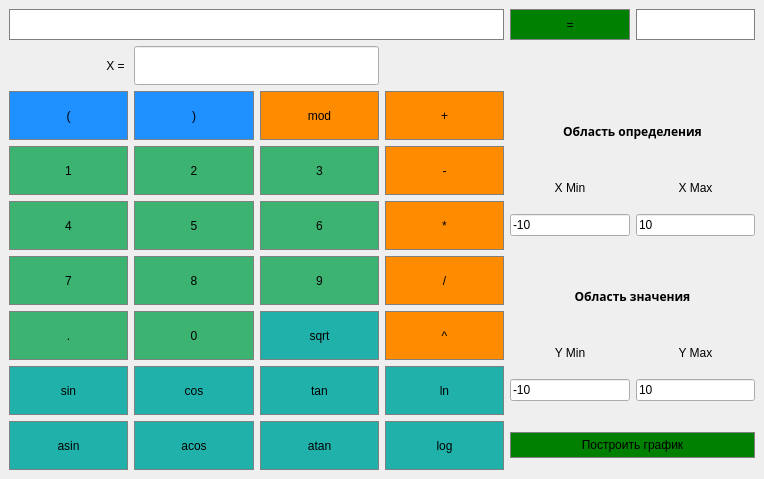
<?xml version="1.0" encoding="UTF-8"?>
<ui version="4.0">
 <class>Calculator</class>
 <widget class="QMainWindow" name="Calculator">
  <property name="geometry">
   <rect>
    <x>0</x>
    <y>0</y>
    <width>764</width>
    <height>479</height>
   </rect>
  </property>
  <property name="cursor">
   <cursorShape>PointingHandCursor</cursorShape>
  </property>
  <property name="windowTitle">
   <string>Calculator</string>
  </property>
  <widget class="QWidget" name="centralwidget">
   <layout class="QGridLayout" name="gridLayout">
    <item row="2" column="1">
     <widget class="QPushButton" name="ButtonSkobka2">
      <property name="sizePolicy">
       <sizepolicy hsizetype="Expanding" vsizetype="Expanding">
        <horstretch>0</horstretch>
        <verstretch>0</verstretch>
       </sizepolicy>
      </property>
      <property name="styleSheet">
       <string notr="true">QPushButton {
	background-color: #1E90FF;
	border: 1px solid gray;
	padding: 5px;
}

QPushButton:pressed {
	background-color: #0000FF;
	border: 1px solid gray;
	padding: 5px;
}</string>
      </property>
      <property name="text">
       <string>)</string>
      </property>
     </widget>
    </item>
    <item row="0" column="5">
     <widget class="QLabel" name="Answer">
      <property name="styleSheet">
       <string notr="true">QLabel {
	background-color: #ffffff;
	border: 1px solid gray;
	color: #191970;
}</string>
      </property>
      <property name="frameShape">
       <enum>QFrame::Box</enum>
      </property>
      <property name="text">
       <string/>
      </property>
     </widget>
    </item>
    <item row="2" column="2">
     <widget class="QPushButton" name="BMod">
      <property name="sizePolicy">
       <sizepolicy hsizetype="Expanding" vsizetype="Expanding">
        <horstretch>0</horstretch>
        <verstretch>0</verstretch>
       </sizepolicy>
      </property>
      <property name="styleSheet">
       <string notr="true">QPushButton {
	background-color: #FF8C00;
	border: 1px solid gray;
	padding: 5px;
}

QPushButton:pressed {
	background-color: #FF6347;
	border: 1px solid gray;
	padding: 5px;
}</string>
      </property>
      <property name="text">
       <string>mod</string>
      </property>
     </widget>
    </item>
    <item row="4" column="1">
     <widget class="QPushButton" name="Button5">
      <property name="sizePolicy">
       <sizepolicy hsizetype="Expanding" vsizetype="Expanding">
        <horstretch>0</horstretch>
        <verstretch>0</verstretch>
       </sizepolicy>
      </property>
      <property name="styleSheet">
       <string notr="true">QPushButton {
	background-color: #3CB371;
	border: 1px solid gray;
	padding: 5px;
}

QPushButton:pressed {
	background-color: #32CD32;
	border: 1px solid gray;
	padding: 5px;
}</string>
      </property>
      <property name="text">
       <string>5</string>
      </property>
     </widget>
    </item>
    <item row="5" column="1">
     <widget class="QPushButton" name="Button8">
      <property name="sizePolicy">
       <sizepolicy hsizetype="Expanding" vsizetype="Expanding">
        <horstretch>0</horstretch>
        <verstretch>0</verstretch>
       </sizepolicy>
      </property>
      <property name="styleSheet">
       <string notr="true">QPushButton {
	background-color: #3CB371;
	border: 1px solid gray;
	padding: 5px;
}

QPushButton:pressed {
	background-color: #32CD32;
	border: 1px solid gray;
	padding: 5px;
}</string>
      </property>
      <property name="text">
       <string>8</string>
      </property>
     </widget>
    </item>
    <item row="3" column="5">
     <widget class="QLabel" name="label_4">
      <property name="text">
       <string>X Max</string>
      </property>
      <property name="alignment">
       <set>Qt::AlignBottom|Qt::AlignHCenter</set>
      </property>
     </widget>
    </item>
    <item row="7" column="4">
     <widget class="QLineEdit" name="ymin">
      <property name="text">
       <string>-10</string>
      </property>
     </widget>
    </item>
    <item row="8" column="2">
     <widget class="QPushButton" name="BAtan">
      <property name="sizePolicy">
       <sizepolicy hsizetype="Expanding" vsizetype="Expanding">
        <horstretch>0</horstretch>
        <verstretch>0</verstretch>
       </sizepolicy>
      </property>
      <property name="styleSheet">
       <string notr="true">QPushButton {
	background-color: #20B2AA;
	border: 1px solid gray;
	padding: 5px;
}

QPushButton:pressed {
	background-color: #008B8B;
	border: 1px solid gray;
	padding: 5px;
}</string>
      </property>
      <property name="text">
       <string>atan</string>
      </property>
     </widget>
    </item>
    <item row="7" column="1">
     <widget class="QPushButton" name="BCos">
      <property name="sizePolicy">
       <sizepolicy hsizetype="Expanding" vsizetype="Expanding">
        <horstretch>0</horstretch>
        <verstretch>0</verstretch>
       </sizepolicy>
      </property>
      <property name="styleSheet">
       <string notr="true">QPushButton {
	background-color: #20B2AA;
	border: 1px solid gray;
	padding: 5px;
}

QPushButton:pressed {
	background-color: #008B8B;
	border: 1px solid gray;
	padding: 5px;
}</string>
      </property>
      <property name="text">
       <string>cos</string>
      </property>
     </widget>
    </item>
    <item row="4" column="5">
     <widget class="QLineEdit" name="xmax">
      <property name="text">
       <string>10</string>
      </property>
     </widget>
    </item>
    <item row="0" column="4">
     <widget class="QPushButton" name="ButtonEqual">
      <property name="sizePolicy">
       <sizepolicy hsizetype="Preferred" vsizetype="Preferred">
        <horstretch>0</horstretch>
        <verstretch>0</verstretch>
       </sizepolicy>
      </property>
      <property name="styleSheet">
       <string notr="true">QPushButton {
	background-color: #008000;
	border: 1px solid gray;
	padding: 5px;
}

QPushButton:pressed {
	background-color: #FFFF00;
	border: 1px solid gray;
	padding: 5px;
}</string>
      </property>
      <property name="text">
       <string>=</string>
      </property>
     </widget>
    </item>
    <item row="6" column="0">
     <widget class="QPushButton" name="ButtonDot">
      <property name="sizePolicy">
       <sizepolicy hsizetype="Expanding" vsizetype="Expanding">
        <horstretch>0</horstretch>
        <verstretch>0</verstretch>
       </sizepolicy>
      </property>
      <property name="styleSheet">
       <string notr="true">QPushButton {
	background-color: #3CB371;
	border: 1px solid gray;
	padding: 5px;
}

QPushButton:pressed {
	background-color: #32CD32;
	border: 1px solid gray;
	padding: 5px;
}</string>
      </property>
      <property name="text">
       <string>.</string>
      </property>
     </widget>
    </item>
    <item row="8" column="3">
     <widget class="QPushButton" name="BLog">
      <property name="sizePolicy">
       <sizepolicy hsizetype="Expanding" vsizetype="Expanding">
        <horstretch>0</horstretch>
        <verstretch>0</verstretch>
       </sizepolicy>
      </property>
      <property name="styleSheet">
       <string notr="true">QPushButton {
	background-color: #20B2AA;
	border: 1px solid gray;
	padding: 5px;
}

QPushButton:pressed {
	background-color: #008B8B;
	border: 1px solid gray;
	padding: 5px;
}</string>
      </property>
      <property name="text">
       <string>log</string>
      </property>
     </widget>
    </item>
    <item row="3" column="2">
     <widget class="QPushButton" name="Button3">
      <property name="sizePolicy">
       <sizepolicy hsizetype="Expanding" vsizetype="Expanding">
        <horstretch>0</horstretch>
        <verstretch>0</verstretch>
       </sizepolicy>
      </property>
      <property name="styleSheet">
       <string notr="true">QPushButton {
	background-color: #3CB371;
	border: 1px solid gray;
	padding: 5px;
}

QPushButton:pressed {
	background-color: #32CD32;
	border: 1px solid gray;
	padding: 5px;
}</string>
      </property>
      <property name="text">
       <string>3</string>
      </property>
     </widget>
    </item>
    <item row="5" column="3">
     <widget class="QPushButton" name="Division">
      <property name="sizePolicy">
       <sizepolicy hsizetype="Expanding" vsizetype="Expanding">
        <horstretch>0</horstretch>
        <verstretch>0</verstretch>
       </sizepolicy>
      </property>
      <property name="styleSheet">
       <string notr="true">QPushButton {
	background-color: #FF8C00;
	border: 1px solid gray;
	padding: 5px;
}

QPushButton:pressed {
	background-color: #FF6347;
	border: 1px solid gray;
	padding: 5px;
}</string>
      </property>
      <property name="text">
       <string>/</string>
      </property>
     </widget>
    </item>
    <item row="8" column="4" colspan="2">
     <widget class="QPushButton" name="ButtonGraph">
      <property name="styleSheet">
       <string notr="true">QPushButton {
	background-color: #008000;
	border: 1px solid gray;
	padding: 5px;
}

QPushButton:pressed {
	background-color: #FFFF00;
	border: 1px solid gray;
	padding: 5px;
}</string>
      </property>
      <property name="text">
       <string>Построить график</string>
      </property>
     </widget>
    </item>
    <item row="1" column="0">
     <widget class="QLabel" name="label">
      <property name="text">
       <string>X = </string>
      </property>
      <property name="alignment">
       <set>Qt::AlignRight|Qt::AlignTrailing|Qt::AlignVCenter</set>
      </property>
     </widget>
    </item>
    <item row="4" column="3">
     <widget class="QPushButton" name="Multi">
      <property name="sizePolicy">
       <sizepolicy hsizetype="Expanding" vsizetype="Expanding">
        <horstretch>0</horstretch>
        <verstretch>0</verstretch>
       </sizepolicy>
      </property>
      <property name="styleSheet">
       <string notr="true">QPushButton {
	background-color: #FF8C00;
	border: 1px solid gray;
	padding: 5px;
}

QPushButton:pressed {
	background-color: #FF6347;
	border: 1px solid gray;
	padding: 5px;
}</string>
      </property>
      <property name="text">
       <string>*</string>
      </property>
     </widget>
    </item>
    <item row="6" column="1">
     <widget class="QPushButton" name="Button0">
      <property name="sizePolicy">
       <sizepolicy hsizetype="Expanding" vsizetype="Expanding">
        <horstretch>0</horstretch>
        <verstretch>0</verstretch>
       </sizepolicy>
      </property>
      <property name="styleSheet">
       <string notr="true">QPushButton {
	background-color: #3CB371;
	border: 1px solid gray;
	padding: 5px;
}

QPushButton:pressed {
	background-color: #32CD32;
	border: 1px solid gray;
	padding: 5px;
}</string>
      </property>
      <property name="text">
       <string>0</string>
      </property>
     </widget>
    </item>
    <item row="2" column="0">
     <widget class="QPushButton" name="ButtonSkobka1">
      <property name="sizePolicy">
       <sizepolicy hsizetype="Expanding" vsizetype="Expanding">
        <horstretch>0</horstretch>
        <verstretch>0</verstretch>
       </sizepolicy>
      </property>
      <property name="styleSheet">
       <string notr="true">QPushButton {
	background-color: #1E90FF;
	border: 1px solid gray;
	padding: 5px;
}

QPushButton:pressed {
	background-color: #0000FF;
	border: 1px solid gray;
	padding: 5px;
}</string>
      </property>
      <property name="text">
       <string>(</string>
      </property>
     </widget>
    </item>
    <item row="2" column="3">
     <widget class="QPushButton" name="Plus">
      <property name="sizePolicy">
       <sizepolicy hsizetype="Expanding" vsizetype="Expanding">
        <horstretch>0</horstretch>
        <verstretch>0</verstretch>
       </sizepolicy>
      </property>
      <property name="styleSheet">
       <string notr="true">QPushButton {
	background-color: #FF8C00;
	border: 1px solid gray;
	padding: 5px;
}

QPushButton:pressed {
	background-color: #FF6347;
	border: 1px solid gray;
	padding: 5px;
}</string>
      </property>
      <property name="text">
       <string>+</string>
      </property>
     </widget>
    </item>
    <item row="7" column="5">
     <widget class="QLineEdit" name="ymax">
      <property name="text">
       <string>10</string>
      </property>
     </widget>
    </item>
    <item row="3" column="1">
     <widget class="QPushButton" name="Button2">
      <property name="sizePolicy">
       <sizepolicy hsizetype="Expanding" vsizetype="Expanding">
        <horstretch>0</horstretch>
        <verstretch>0</verstretch>
       </sizepolicy>
      </property>
      <property name="styleSheet">
       <string notr="true">QPushButton {
	background-color: #3CB371;
	border: 1px solid gray;
	padding: 5px;
}

QPushButton:pressed {
	background-color: #32CD32;
	border: 1px solid gray;
	padding: 5px;
}</string>
      </property>
      <property name="text">
       <string>2</string>
      </property>
     </widget>
    </item>
    <item row="5" column="0">
     <widget class="QPushButton" name="Button7">
      <property name="sizePolicy">
       <sizepolicy hsizetype="Expanding" vsizetype="Expanding">
        <horstretch>0</horstretch>
        <verstretch>0</verstretch>
       </sizepolicy>
      </property>
      <property name="styleSheet">
       <string notr="true">QPushButton {
	background-color: #3CB371;
	border: 1px solid gray;
	padding: 5px;
}

QPushButton:pressed {
	background-color: #32CD32;
	border: 1px solid gray;
	padding: 5px;
}</string>
      </property>
      <property name="text">
       <string>7</string>
      </property>
     </widget>
    </item>
    <item row="5" column="2">
     <widget class="QPushButton" name="Button9">
      <property name="sizePolicy">
       <sizepolicy hsizetype="Expanding" vsizetype="Expanding">
        <horstretch>0</horstretch>
        <verstretch>0</verstretch>
       </sizepolicy>
      </property>
      <property name="styleSheet">
       <string notr="true">QPushButton {
	background-color: #3CB371;
	border: 1px solid gray;
	padding: 5px;
}

QPushButton:pressed {
	background-color: #32CD32;
	border: 1px solid gray;
	padding: 5px;
}</string>
      </property>
      <property name="text">
       <string>9</string>
      </property>
     </widget>
    </item>
    <item row="6" column="4">
     <widget class="QLabel" name="label_6">
      <property name="text">
       <string>Y Min</string>
      </property>
      <property name="alignment">
       <set>Qt::AlignBottom|Qt::AlignHCenter</set>
      </property>
     </widget>
    </item>
    <item row="4" column="4">
     <widget class="QLineEdit" name="xmin">
      <property name="text">
       <string>-10</string>
      </property>
     </widget>
    </item>
    <item row="6" column="2">
     <widget class="QPushButton" name="BSqrt">
      <property name="sizePolicy">
       <sizepolicy hsizetype="Expanding" vsizetype="Expanding">
        <horstretch>0</horstretch>
        <verstretch>0</verstretch>
       </sizepolicy>
      </property>
      <property name="styleSheet">
       <string notr="true">QPushButton {
	background-color: #20B2AA;
	border: 1px solid gray;
	padding: 5px;
}

QPushButton:pressed {
	background-color: #008B8B;
	border: 1px solid gray;
	padding: 5px;
}</string>
      </property>
      <property name="text">
       <string>sqrt</string>
      </property>
     </widget>
    </item>
    <item row="6" column="5">
     <widget class="QLabel" name="label_7">
      <property name="text">
       <string>Y Max</string>
      </property>
      <property name="alignment">
       <set>Qt::AlignBottom|Qt::AlignHCenter</set>
      </property>
     </widget>
    </item>
    <item row="4" column="2">
     <widget class="QPushButton" name="Button6">
      <property name="sizePolicy">
       <sizepolicy hsizetype="Expanding" vsizetype="Expanding">
        <horstretch>0</horstretch>
        <verstretch>0</verstretch>
       </sizepolicy>
      </property>
      <property name="styleSheet">
       <string notr="true">QPushButton {
	background-color: #3CB371;
	border: 1px solid gray;
	padding: 5px;
}

QPushButton:pressed {
	background-color: #32CD32;
	border: 1px solid gray;
	padding: 5px;
}</string>
      </property>
      <property name="text">
       <string>6</string>
      </property>
     </widget>
    </item>
    <item row="3" column="3">
     <widget class="QPushButton" name="Minus">
      <property name="sizePolicy">
       <sizepolicy hsizetype="Expanding" vsizetype="Expanding">
        <horstretch>0</horstretch>
        <verstretch>0</verstretch>
       </sizepolicy>
      </property>
      <property name="styleSheet">
       <string notr="true">QPushButton {
	background-color: #FF8C00;
	border: 1px solid gray;
	padding: 5px;
}

QPushButton:pressed {
	background-color: #FF6347;
	border: 1px solid gray;
	padding: 5px;
}</string>
      </property>
      <property name="text">
       <string>-</string>
      </property>
     </widget>
    </item>
    <item row="0" column="0" colspan="4">
     <widget class="QLineEdit" name="Display">
      <property name="sizePolicy">
       <sizepolicy hsizetype="Preferred" vsizetype="Preferred">
        <horstretch>0</horstretch>
        <verstretch>0</verstretch>
       </sizepolicy>
      </property>
      <property name="font">
       <font>
        <family>PT Sans Caption</family>
        <pointsize>14</pointsize>
       </font>
      </property>
      <property name="styleSheet">
       <string notr="true">QLineEdit {
	background-color: #ffffff;
	border: 1px solid gray;
	color: #191970;
}</string>
      </property>
      <property name="text">
       <string/>
      </property>
     </widget>
    </item>
    <item row="1" column="1" colspan="2">
     <widget class="QLineEdit" name="textX">
      <property name="font">
       <font>
        <pointsize>20</pointsize>
       </font>
      </property>
     </widget>
    </item>
    <item row="4" column="0">
     <widget class="QPushButton" name="Button4">
      <property name="sizePolicy">
       <sizepolicy hsizetype="Expanding" vsizetype="Expanding">
        <horstretch>0</horstretch>
        <verstretch>0</verstretch>
       </sizepolicy>
      </property>
      <property name="styleSheet">
       <string notr="true">QPushButton {
	background-color: #3CB371;
	border: 1px solid gray;
	padding: 5px;
}

QPushButton:pressed {
	background-color: #32CD32;
	border: 1px solid gray;
	padding: 5px;
}</string>
      </property>
      <property name="text">
       <string>4</string>
      </property>
     </widget>
    </item>
    <item row="6" column="3">
     <widget class="QPushButton" name="BSqr">
      <property name="sizePolicy">
       <sizepolicy hsizetype="Expanding" vsizetype="Expanding">
        <horstretch>0</horstretch>
        <verstretch>0</verstretch>
       </sizepolicy>
      </property>
      <property name="styleSheet">
       <string notr="true">QPushButton {
	background-color: #FF8C00;
	border: 1px solid gray;
	padding: 5px;
}

QPushButton:pressed {
	background-color: #FF6347;
	border: 1px solid gray;
	padding: 5px;
}</string>
      </property>
      <property name="text">
       <string>^</string>
      </property>
     </widget>
    </item>
    <item row="8" column="1">
     <widget class="QPushButton" name="BAcos">
      <property name="sizePolicy">
       <sizepolicy hsizetype="Expanding" vsizetype="Expanding">
        <horstretch>0</horstretch>
        <verstretch>0</verstretch>
       </sizepolicy>
      </property>
      <property name="styleSheet">
       <string notr="true">QPushButton {
	background-color: #20B2AA;
	border: 1px solid gray;
	padding: 5px;
}

QPushButton:pressed {
	background-color: #008B8B;
	border: 1px solid gray;
	padding: 5px;
}</string>
      </property>
      <property name="text">
       <string>acos</string>
      </property>
     </widget>
    </item>
    <item row="7" column="2">
     <widget class="QPushButton" name="BTan">
      <property name="sizePolicy">
       <sizepolicy hsizetype="Expanding" vsizetype="Expanding">
        <horstretch>0</horstretch>
        <verstretch>0</verstretch>
       </sizepolicy>
      </property>
      <property name="styleSheet">
       <string notr="true">QPushButton {
	background-color: #20B2AA;
	border: 1px solid gray;
	padding: 5px;
}

QPushButton:pressed {
	background-color: #008B8B;
	border: 1px solid gray;
	padding: 5px;
}</string>
      </property>
      <property name="text">
       <string>tan</string>
      </property>
     </widget>
    </item>
    <item row="8" column="0">
     <widget class="QPushButton" name="BAsin">
      <property name="sizePolicy">
       <sizepolicy hsizetype="Expanding" vsizetype="Expanding">
        <horstretch>0</horstretch>
        <verstretch>0</verstretch>
       </sizepolicy>
      </property>
      <property name="styleSheet">
       <string notr="true">QPushButton {
	background-color: #20B2AA;
	border: 1px solid gray;
	padding: 5px;
}

QPushButton:pressed {
	background-color: #008B8B;
	border: 1px solid gray;
	padding: 5px;
}</string>
      </property>
      <property name="text">
       <string>asin</string>
      </property>
     </widget>
    </item>
    <item row="2" column="4" colspan="2">
     <widget class="QLabel" name="label_2">
      <property name="font">
       <font>
        <family>Avenir</family>
        <bold>true</bold>
       </font>
      </property>
      <property name="text">
       <string>Область определения</string>
      </property>
      <property name="alignment">
       <set>Qt::AlignBottom|Qt::AlignHCenter</set>
      </property>
     </widget>
    </item>
    <item row="3" column="0">
     <widget class="QPushButton" name="Button1">
      <property name="sizePolicy">
       <sizepolicy hsizetype="Expanding" vsizetype="Expanding">
        <horstretch>0</horstretch>
        <verstretch>0</verstretch>
       </sizepolicy>
      </property>
      <property name="styleSheet">
       <string notr="true">QPushButton {
	background-color: #3CB371;
	border: 1px solid gray;
	padding: 5px;
}

QPushButton:pressed {
	background-color: #32CD32;
	border: 1px solid gray;
	padding: 5px;
}</string>
      </property>
      <property name="text">
       <string>1</string>
      </property>
     </widget>
    </item>
    <item row="7" column="0">
     <widget class="QPushButton" name="BSin">
      <property name="sizePolicy">
       <sizepolicy hsizetype="Expanding" vsizetype="Expanding">
        <horstretch>0</horstretch>
        <verstretch>0</verstretch>
       </sizepolicy>
      </property>
      <property name="styleSheet">
       <string notr="true">QPushButton {
	background-color: #20B2AA;
	border: 1px solid gray;
	padding: 5px;
}

QPushButton:pressed {
	background-color: #008B8B;
	border: 1px solid gray;
	padding: 5px;
}</string>
      </property>
      <property name="text">
       <string>sin</string>
      </property>
     </widget>
    </item>
    <item row="7" column="3">
     <widget class="QPushButton" name="BLn">
      <property name="sizePolicy">
       <sizepolicy hsizetype="Expanding" vsizetype="Expanding">
        <horstretch>0</horstretch>
        <verstretch>0</verstretch>
       </sizepolicy>
      </property>
      <property name="styleSheet">
       <string notr="true">QPushButton {
	background-color: #20B2AA;
	border: 1px solid gray;
	padding: 5px;
}

QPushButton:pressed {
	background-color: #008B8B;
	border: 1px solid gray;
	padding: 5px;
}</string>
      </property>
      <property name="text">
       <string>ln</string>
      </property>
     </widget>
    </item>
    <item row="3" column="4">
     <widget class="QLabel" name="label_3">
      <property name="text">
       <string>X Min</string>
      </property>
      <property name="alignment">
       <set>Qt::AlignBottom|Qt::AlignHCenter</set>
      </property>
     </widget>
    </item>
    <item row="5" column="4" colspan="2">
     <widget class="QLabel" name="label_5">
      <property name="font">
       <font>
        <family>Avenir</family>
        <bold>true</bold>
       </font>
      </property>
      <property name="text">
       <string>Область значения</string>
      </property>
      <property name="alignment">
       <set>Qt::AlignBottom|Qt::AlignHCenter</set>
      </property>
     </widget>
    </item>
   </layout>
  </widget>
  <widget class="QMenuBar" name="menubar">
   <property name="geometry">
    <rect>
     <x>0</x>
     <y>0</y>
     <width>764</width>
     <height>24</height>
    </rect>
   </property>
  </widget>
 </widget>
 <resources/>
 <connections/>
</ui>
